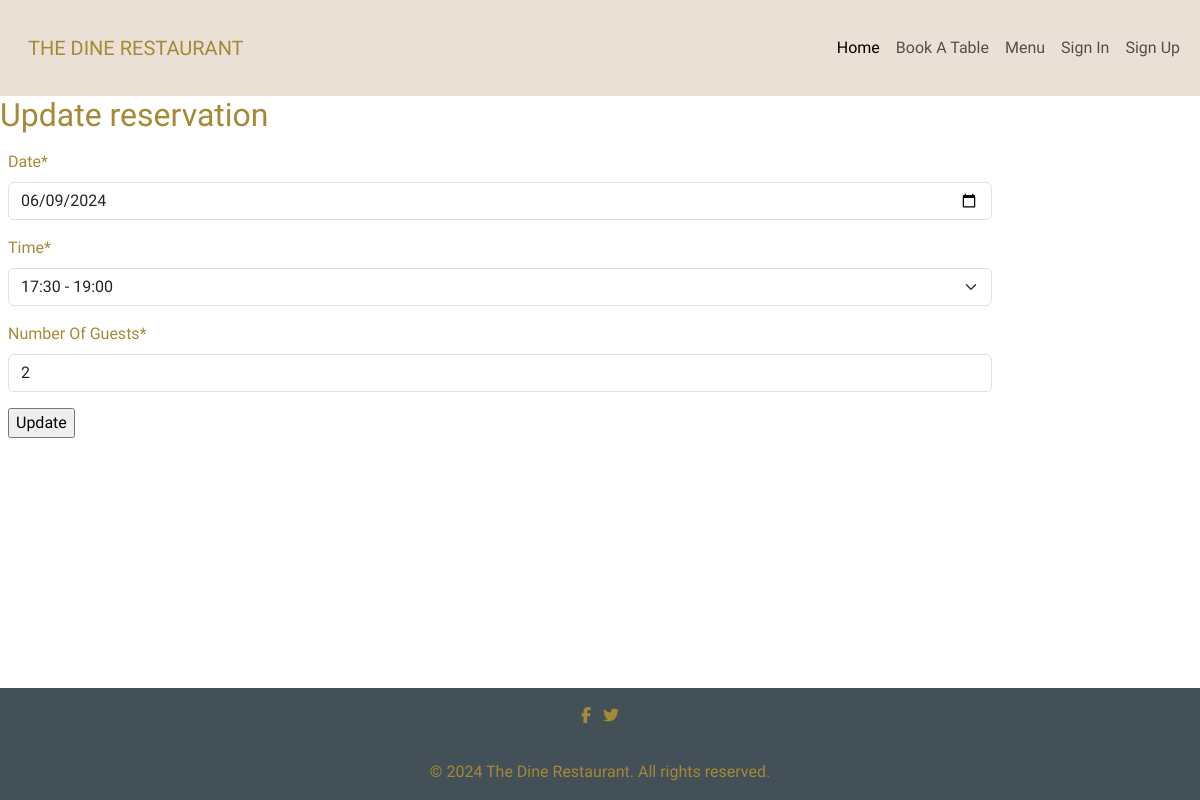
The app's page /reservation/9/update/ with its own data.
### reservation/models.py (models this page shows, shortened)
class Reservation(models.Model):
    time_slot = models.IntegerField(choices=TIME_SLOTS, default=2)
    customer = models.ForeignKey(Customer, on_delete=models.CASCADE)
    reservation_date = models.DateField(default=timezone.now)
    number_of_guests = models.IntegerField(default=2)
    table = models.ForeignKey(Table, on_delete=models.DO_NOTHING)
    class Meta:
        ordering = ['reservation_date', 'time_slot']

### reservation/views.py (the view, shortened to what this page needs)
# urls.py: path("<int:id>/update/", views.ReservationUpdateView.as_view(), name="reservation-update"),
class ReservationUpdateView(UpdateView):
    form_class = ReservationModelForm
    template_name = 'reservation/reservation_update.html'
    def get_object(self, queryset=None):
        id_ = self.kwargs.get("id")
        return get_object_or_404(Reservation, id=id_)

### reservation/forms.py (shortened to what this page needs)
class ReservationModelForm(forms.ModelForm):
    class Meta:
        model = Reservation
        fields = ['reservation_date', 'time_slot', 'number_of_guests']
        exclude = ('customer', 'table')
        max_guests = max([t[0] for t in list(TABLE_CAPACITIES)])
        widgets = {
            'reservation_date': forms.DateInput(
                format='%Y-%m-%d',
                attrs={'class': 'form-control',
                       'placeholder': 'Select a date',
                       'type': 'date',
                       'min': timezone.now,
                       }),
        }
        labels = {
            'reservation_date': 'Date',
            'time_slot': 'Time',
            'number_of_guests': 'Number Of Guests',
        }

### reservation/templates/reservation/reservation_update.html (shortened to what this page needs)
{% extends 'base.html' %}
{% load crispy_forms_tags %}
{% block content %}
<div class="col-10">
  <h2>Update reservation</h2>
<form action="." class="form mb-2 p-2 form-style" method="post">
  {{form|crispy}}
  <input type="submit" value="Update" />
</form>
</div>
{% endblock %}

### static/css/style.css (style rules this page uses)
html { font-size: 1rem; }
body { font-family: "Gabriela", serif; color: #a48936; background-color: white }

### records on screen
Reservation: reservation_date "06/09/2024", time_slot "17:30 - 19:00", number_of_guests "2"
